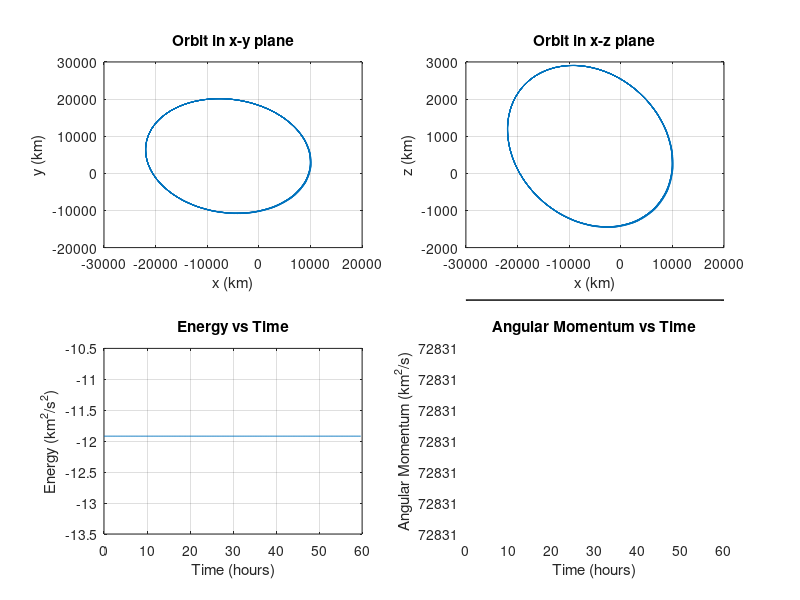
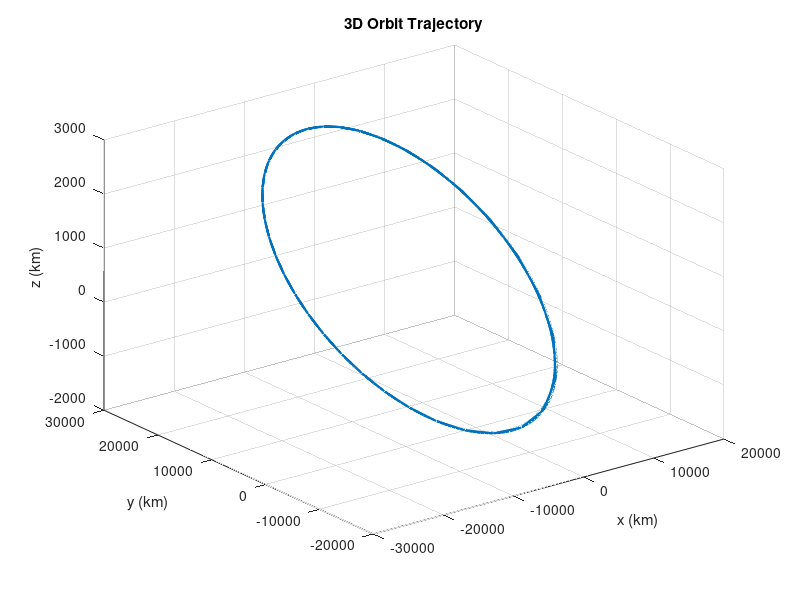

Here is the MATLAB script that generated these plots, in order:
function hw4_aste580

    % Problem 1 
    % Constants
    u = 398600; % km^3/s^2
    
    % Initial conditions
    r0 = [10000; 1000; 0]; % km
    v0 = [1; (sqrt(u / 10000) + 1); 1]; % km/s

    E = norm(v0)^2/2 - u/norm(r0);
    a = -u/(2*E);
    disp_var('a', a);
    
    % Time settings
    T = 2 * pi * sqrt(a^3 / u); % Orbital period
    tspan = [0, 10 * T];
    dt = 10 * 60; % 10 minutes in seconds
    
    % ODE solver
    y0 = [r0; v0];
    options = odeset('RelTol', 1e-11, 'AbsTol', 1e-12, 'Refine', 10);
    [t, y] = ode45(@(t, y) two_body_equations(t, y, u), 0:dt:tspan(2), y0, options);
    
    % Extract results
    r = y(:, 1:3);
    v = y(:, 4:6);
    
    % Energy and Angular Momentum
    energy = 0.5 * sum(v.^2, 2) - u ./ vecnorm(r, 2, 2);
    angular_momentum = cross(r, v, 2);
    
    % Plotting
    figure;
    subplot(2,2,1);
    plot(r(:,1), r(:,2)); grid on;
    xlabel('x (km)'); ylabel('y (km)'); title('Orbit in x-y plane');
    
    subplot(2,2,2);
    plot(r(:,1), r(:,3)); grid on;
    xlabel('x (km)'); ylabel('z (km)'); title('Orbit in x-z plane');
    
    subplot(2,2,3);
    plot(t/3600, energy); grid on;
    xlabel('Time (hours)'); ylabel('Energy (km^2/s^2)'); title('Energy vs Time');
    
    subplot(2,2,4);
    plot(t/3600, vecnorm(angular_momentum, 2, 2)); grid on;
    xlabel('Time (hours)'); ylabel('Angular Momentum (km^2/s)'); title('Angular Momentum vs Time');

    saveas(gcf, 'hw4_aste580_.png')

    figure;
    plot3(r(:,1), r(:,2), r(:,3), 'LineWidth', 1.5);
    grid on; xlabel('x (km)'); ylabel('y (km)'); zlabel('z (km)');
    title('3D Orbit Trajectory');

    %% Problem 2
    % Part D 
    u = 4e5; % km^3/s^2
    r1 = 600 + 6400; % km
    
    p = [2, 5, inf];
    di = [60, 45, 30];

    % Assuming r1 and u are defined earlier in your code
    for i = 1:length(di)
        for j = 1:length(p)
            % Calculate delta_v and delta_vt for each combination of p and di
            deltav = one_impulse_cost(r1, u, di(i));
            deltavt = three_impulse_cost(r1, u, p(j), di(i));

            if (p(j) == inf)
                deltavt = three_impulse_cost_inf_p(u, r1);
            end
        
            % Calculate the ratio R
            R = deltavt / deltav;
        
            % Print the results nicely
            fprintf('For p = %g, di = %d:\n', p(j), di(i));
            fprintf('  delta_v = %.4f, delta_vt = %.4f, R = %.4f\n\n', deltav, deltavt, R);
        end
    end

    %% Part E 
    i = 2 * acsc(1/(sqrt(2) -1));
    disp_var('i', i*180/pi);

    %% Part F 
    i = 2 * acsc(3) * 180/pi;
    disp_var('i', i);
    

end

function dydt = two_body_equations(~, y, u)
    r = y(1:3);
    v = y(4:6);
    r_mag = norm(r);
    a = -u / r_mag^3 * r;
    dydt = [v; a];
end

function deltav = one_impulse_cost(r, u, i)
    deltav = 2 * sqrt(u/r) * sind(i/2);
end

function deltaVT = three_impulse_cost(r, u, p, i) 
    deltaVT = 2 * sqrt(u/r) * ( sqrt(2*p/(1+p)) -1 + sind(i/2) * sqrt(2/(p*(1+p))) );
end

function deltaVT = three_impulse_cost_inf_p(u, r)
    deltaVT = 2 * sqrt(u/r) * (sqrt(2) -1);
end


function disp_var(var, value)
    disp([var, ' = ', num2str(value)]);
end

